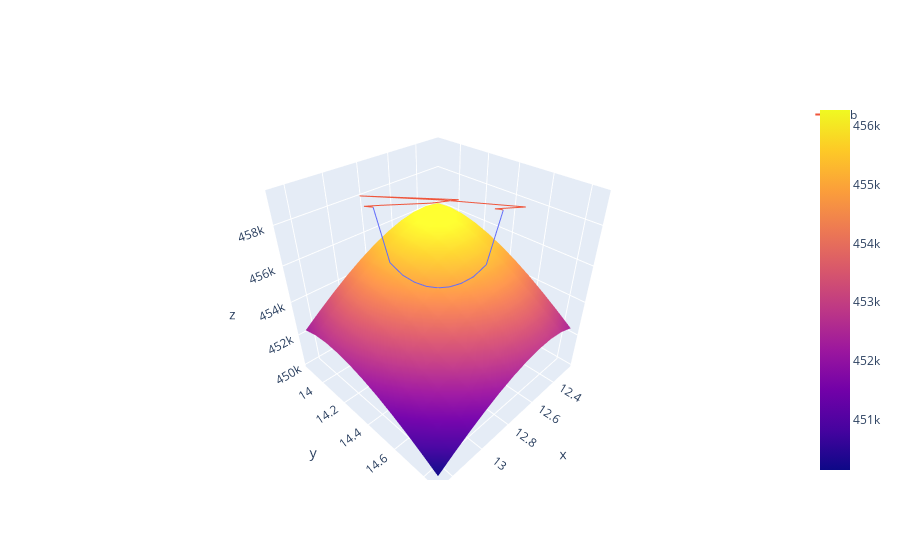

Notebook code for this chart:
### Code cell
import plotly.express as px
import pandas as pd
import plotly.graph_objects as go

x = x_list
y = y_list
z = total_ELBO_list[-1]
color1=["b" for i in range(len(x_list))]
df = pd.DataFrame({"x": x, "y":y, "z":z, "color":color1})

fig1 = px.line_3d(df, x="x", y="y", z="z", color="color" ,color_discrete_map={ "a": "RebeccaPurple"})

x2 = init_x
y2 = init_y
z2 = elbo_init
df = pd.DataFrame({"x": x2, "y":y2, "z":z2})

fig2 = px.line_3d(df, x="x", y="y", z="z")

fig3 = go.Figure(data=[go.Surface(x=h_list, y=v_list, z=loss_surface)])

fig = go.Figure(data = fig1.data + fig2.data +fig3.data)
fig.show()
